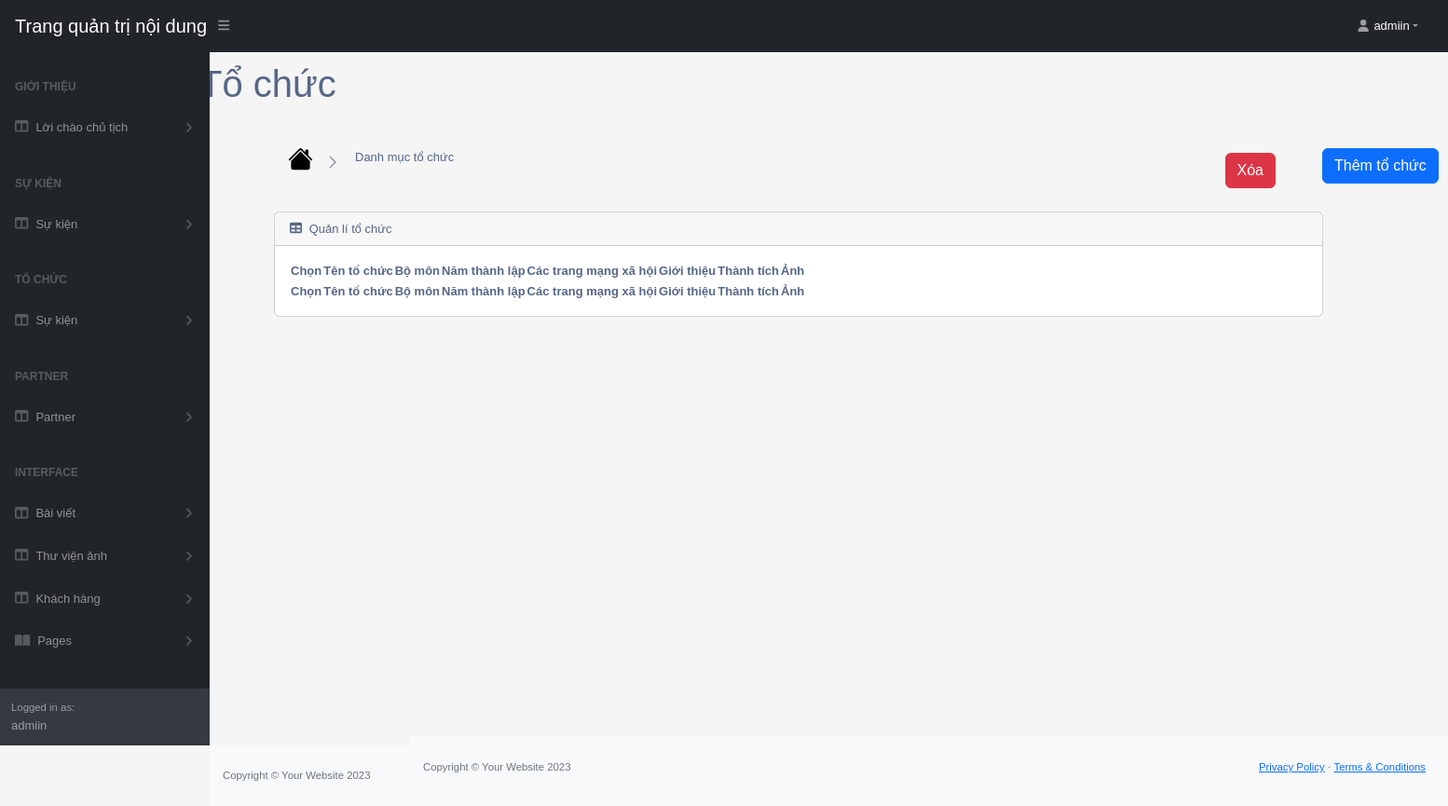
Before: /profile/group/list/ (signed in) with the older database file.
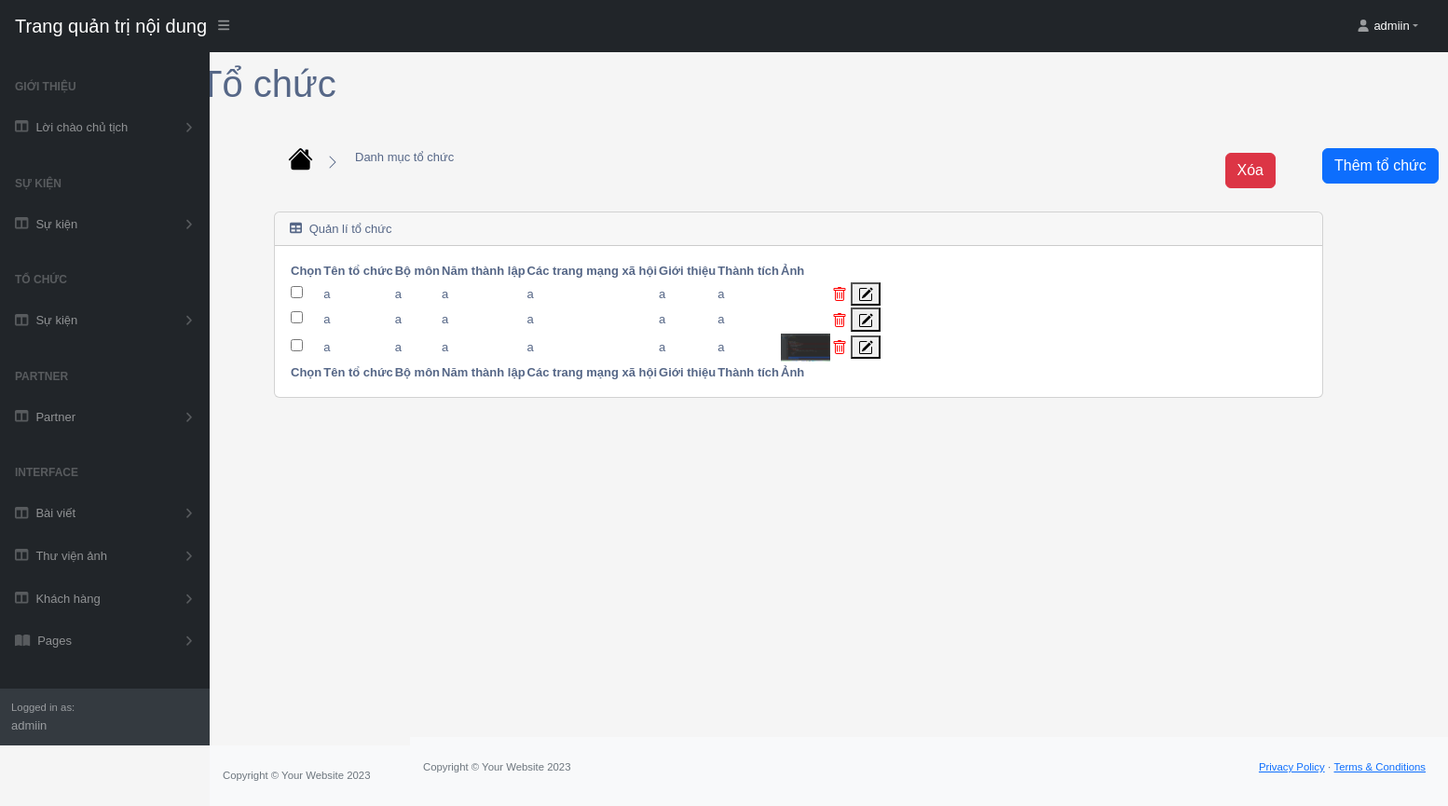
After: the same page with the newer database file.
### app/models_group.py (models this page shows, shortened)
class Group(models.Model):
    name_group = models.CharField(null=False, max_length=100)
    subject = models.CharField(null=False, max_length=100)
    image = models.ImageField(null=True, blank=True)
    year = models.CharField(null=False, max_length=100)
    social_network = models.CharField(null=False, max_length=100)
    intro = models.TextField(null=False, max_length=100)
    achier = models.CharField(null=False, max_length=100)
    @property
    def ImageURL(self):
        try:
            url = self.image.url
        except:
            url = ''
        return url

### app/views_group.py (the view, shortened to what this page needs)
def list(request):
    if request.user.is_authenticated:
        groups = Group.objects.all()
        return render(request, 'group/tables_group.html', {'groups': groups})
    return render(request, 'group/tables_group.html', {'groups': None})

### app/templates/group/tables_group.html (shortened to what this page needs)
{% extends 'app/base.html' %}
{% load static %}
    {% block table_event %}
    <div class="container-fluid px-0 mt-0">
        <nav class="sb-topnav navbar navbar-expand navbar-dark bg-dark">
            <a class="navbar-brand ps-3" href="{% url '' %}">Trang quản trị nội dung</a>
            <button class="btn btn-link btn-sm order-1 order-lg-0 me-4 me-lg-0" id="sidebarToggle" href="#!"><i class="fas fa-bars"></i></button>
            <ul class="navbar-nav ms-auto ms-md-0 me-3 me-lg-4">
                <li class="nav-item dropdown">
                    <a class="nav-link dropdown-toggle" id="navbarDropdown" href="#" role="button" data-bs-toggle="dropdown" aria-expanded="false" ><i class="fas fa-user fa-fw" style="transform: translate(-3px, 0px);"></i><span style="color: white; transform: translate(18px, 16px);">{{request.user}}</span></a>
                </li>
            </ul>
        </nav>
        <div id="layoutSidenav">
            <div id="layoutSidenav_nav">
                <nav class="sb-sidenav accordion sb-sidenav-dark" id="sidenavAccordion">
                    <div class="sb-sidenav-menu">
                        <div class="nav">
                            <div class="sb-sidenav-menu-heading">Giới thiệu</div>
                            <a class="nav-link collapsed" href="#" data-bs-toggle="collapse" data-bs-target="#collapseLayout1" aria-expanded="false" aria-controls="collapseLayout1">
                                <div class="sb-nav-link-icon"><i class="fas fa-columns"></i></div>
                                Lời chào chủ tịch
                                <div class="sb-sidenav-collapse-arrow"><i class="fas fa-angle-down"></i></div>
                            </a>
                        <div class="sb-sidenav-menu-heading">Sự kiện</div>
                            <a class="nav-link collapsed" href="#" data-bs-toggle="collapse" data-bs-target="#collapseLayout2" aria-expanded="false" aria-controls="collapseLayout2">
                                <div class="sb-nav-link-icon"><i class="fas fa-columns"></i></div>
                                Sự kiện
                                <div class="sb-sidenav-collapse-arrow"><i class="fas fa-angle-down"></i></div>
                            </a>
                            <div class="sb-sidenav-menu-heading">Tổ chức</div>
                            <a class="nav-link collapsed" href="#" data-bs-toggle="collapse" data-bs-target="#collapseLayout3" aria-expanded="false" aria-controls="collapseLayout3">
                                <div class="sb-nav-link-icon"><i class="fas fa-columns"></i></div>
                                Sự kiện
                                <div class="sb-sidenav-collapse-arrow"><i class="fas fa-angle-down"></i></div>
                            </a>
                            <div class="sb-sidenav-menu-heading">Partner</div>
                            <a class="nav-link collapsed" href="#" data-bs-toggle="collapse" data-bs-target="#collapseLayout4" aria-expanded="false" aria-controls="collapseLayout4">
                                <div class="sb-nav-link-icon"><i class="fas fa-columns"></i></div>
                                Partner
                                <div class="sb-sidenav-collapse-arrow"><i class="fas fa-angle-down"></i></div>
                            </a>
                            <div class="sb-sidenav-menu-heading">Interface</div>
                            <a class="nav-link collapsed" href="#" data-bs-toggle="collapse" data-bs-target="#collapseLayout" aria-expanded="false" aria-controls="collapseLayout">
                                <div class="sb-nav-link-icon"><i class="fas fa-columns"></i></div>
                                Bài viết
                                <div class="sb-sidenav-collapse-arrow"><i class="fas fa-angle-down"></i></div>
                            </a>
                            <a class="nav-link collapsed" href="#" data-bs-toggle="collapse" data-bs-target="#collapseLayouts" aria-expanded="false" aria-controls="collapseLayouts">
                                <div class="sb-nav-link-icon"><i class="fas fa-columns"></i></div>
                                Thư viện ảnh
                                <div class="sb-sidenav-collapse-arrow"><i class="fas fa-angle-down"></i></div>
                            </a>
                            <a class="nav-link collapsed" href="#" data-bs-toggle="collapse" data-bs-target="#collapseLayoutss" aria-expanded="false" aria-controls="collapseLayoutss">
                                <div class="sb-nav-link-icon"><i class="fas fa-columns"></i></div>
                                Khách hàng
                                <div class="sb-sidenav-collapse-arrow"><i class="fas fa-angle-down"></i></div>
                            </a>
                            <a class="nav-link collapsed" href="#" data-bs-toggle="collapse" data-bs-target="#collapsePages" aria-expanded="false" aria-controls="collapsePages">
                                <div class="sb-nav-link-icon"><i class="fas fa-book-open"></i></div>
                                Pages
                                <div class="sb-sidenav-collapse-arrow"><i class="fas fa-angle-down"></i></div>
                            </a>
                        </div>
                    </div>
                    <div class="sb-sidenav-footer" style="visibility: {{user_login}}">
                        <div class="small">Logged in as:</div>
                        {{request.user}}
                    </div>
                </nav>
            </div>
            <div id="layoutSidenav_content">
                <main style="transform: translate(-130px, -50px);">
                <div class="container-fluid px-1">
                    <div class="container-fluid" id="myDiv">
                        <h1 class="mt-4" style="transform: translate(-80px, -20px);">Tổ chức</h1>
                    <a href="{% url '' %}">
                    </a>
                    <a class="dropdown-item" href="{% url '' %}" style="transform: translate(87px, -10px);">Danh mục tổ chức</a>
                        <a href="{% url 'group' %}">
                            <button type="button" class="btn btn-primary" style="transform: translate(1125px, -30px);">Thêm tổ chức</button>
                        </a>
                        <div class="card mb-4">
                            <div class="card-header">
                                <i class="fas fa-table me-1"></i>
                                Quản lí tổ chức
                            </div>
                            <div class="card-body">
                                <form method="post" action="{% url 'list_group  ' %}">
                                <table id="datatablesSimple">
                                    <thead>
                                        <tr>
                                            <th>Chọn</th>
                                            <th>Tên tổ chức</th>
                                            <th>Bộ môn</th>
                                            <th>Năm thành lập</th>
                                            <th>Các trang mạng xã hội</th>
                                            <th>Giới thiệu</th>
                                            <th>Thành tích</th>
                                            <th>Ảnh</th>
                                            <th></th>
                                        </tr>
                                    </thead>
                                    <tfoot>
                                        <tr>
                                            <th>Chọn</th>
                                            <th>Tên tổ chức</th>
                                            <th>Bộ môn</th>
                                            <th>Năm thành lập</th>
                                            <th>Các trang mạng xã hội</th>
                                            <th>Giới thiệu</th>
                                            <th>Thành tích</th>
                                            <th>Ảnh</th>
                                            <th></th>
                                        </tr>
                                    </tfoot>
                                    <tbody>
                                        {% for group in groups %}
                                        <tr>
                                          <td>
                                              <input name="delete_id" type="checkbox" value="{{ group.id }}">
                                          </td>
                                          <td>{{ group.name_group }}</td>
                                            <td>{{ group.subject }}</td>
                                            <td>{{ group.year }}</td>
                                            <td>{{ group.social_network }}</td>
                                            <td>{{ group.intro }}</td>
                                            <td>{{ group.achier }}</td>
                                              <td>
                                                    <img src="{{ group.ImageURL }}" alt="{{ group.name }}" height="30px">
                                              </td>
                                            <td>
                                        <button type="submit" name="delete_id" value="{{ group.id }}" class="delete-button">
                                        </button>
                                        <button type="submit" name="edit_id" value="{{ group.id }}" class="edit-button">
                                        </button>
                                          </td>
                                        </tr>
                                        {% endfor %}
                                      </tbody>
                                </table>
                                    <button type="submit" class="btn btn-danger" id="deleteButton" style="position: fixed;  top: 101.5px; right: 55px;">Xóa</button>
                                </form>
                            </div>
                        </div>
                    </div>
                    </div>
                </main>
                <footer class="py-4 bg-light mt-auto">
                    <div class="container-fluid px-4">
                        <div class="d-flex align-items-center justify-content-between small">
                            <div class="text-muted">Copyright &copy; Your Website 2023</div>
                            <div>
                                <a href="#">Privacy Policy</a>
                                &middot;
                                <a href="#">Terms &amp; Conditions</a>
                            </div>
                        </div>
                    </div>
                </footer>
            </div>
        </div>
        </div>
    {% endblock table_event %}

Changed rows visible on the page:
added Group: name_group "a", subject "a", year "a", social_network "a", intro "a", achier "a", {{ group.id }} 1 (drawn)
added Group: name_group "a", subject "a", year "a", social_network "a", intro "a", achier "a", {{ group.id }} 2 (drawn)
added Group: name_group "a", subject "a", year "a", social_network "a", intro "a", achier "a", ImageURL (picture), {{ group.id }} 3 (drawn)
